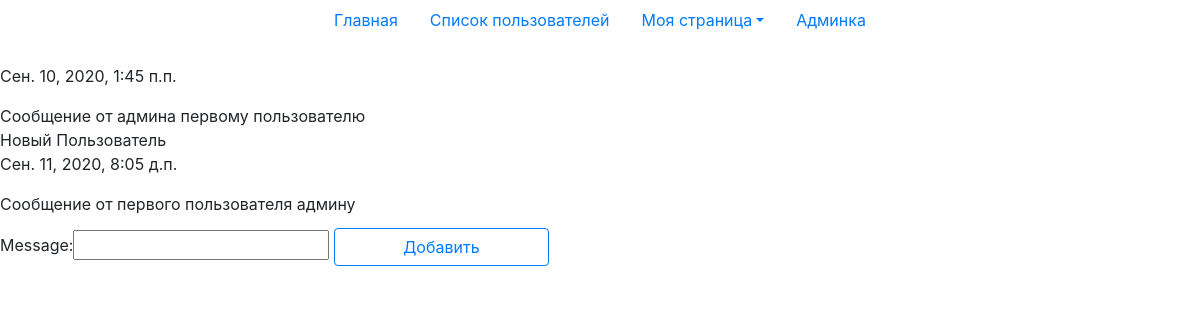
/chat/user-one/ (signed in), run on the app's committed database.
### chat/models.py (models this page shows, shortened)
class Message(models.Model):
    author = models.ForeignKey(User, verbose_name="Отправитель", on_delete=models.CASCADE)
    recipient = models.ForeignKey(User, related_name='received_messages', verbose_name="Получатель", on_delete=models.CASCADE)
    message = models.TextField("Сообщение")
    pub_date = models.DateTimeField('Дата сообщения', default=timezone.now)
    is_readed = models.BooleanField('Прочитано', default=False)
    class Meta:
        verbose_name = u'Сообщение'
        verbose_name_plural = u'Сообщения'

### accounts/models.py (models this page shows, shortened)
class Profile(models.Model):
    user = models.OneToOneField(User, on_delete=models.CASCADE, editable=False)
    first_name = models.CharField(max_length=30, verbose_name='Имя', default='Новый')
    last_name = models.CharField(max_length=30, verbose_name='Фамилия', default='Пользователь')
    position = models.CharField(max_length=100, verbose_name='Должность', default='Должность сотрудника')
    email = models.EmailField(max_length=100, verbose_name='Почта', default='Почта')
    number_phone = models.CharField(max_length=12, verbose_name='Номер телефона', default='Номер телефона')
    slug = models.SlugField(verbose_name="URL адрес", unique=True, blank=True, null=True, default='{}')
    bio = models.TextField(max_length=500, blank=True, verbose_name='Информация о человеке')
    birth_date = models.DateField(null=True, blank=True, verbose_name='Дата рождения')
    image = models.ImageField(null=True, blank=True, upload_to="image_profil", verbose_name='Фото профиля', default='default_photo')
    class Meta:
        verbose_name = u'Данные пользователя'
        verbose_name_plural = u'Данные пользователей'

### chat/views.py (the view)
# urls.py: path('<str:slug>/', views.private_chat, name='private_chat_url'),
def private_chat(request, slug):
    user_profile = get_object_or_404(Profile, slug__iexact=slug)
    body_chat = Message.objects.order_by('pk').filter(Q(author=request.user, recipient=user_profile.user) |
                                                      Q(author=user_profile.user, recipient=request.user))
    if request.method == 'POST':
        message_form = MessageForm(request.POST)
        if message_form.is_valid():
            message_form.instance.author = request.user
            message_form.instance.recipient = user_profile.user
            message_form.save()
            for_redirect = '/chat/{}'.format(user_profile.slug)
            return redirect(for_redirect)
        else:
            HttpResponseNotFound("<h2>Введены неверные данные</h2>")
    else:
        message_form = MessageForm()
    return render(request, 'chat/private_chat.html', {
                                                      'body_chat': body_chat,
                                                      'message_form': message_form,
                                                      })

### chat/forms.py
class MessageForm(forms.ModelForm):
    message = forms.CharField()
    class Meta:
        model = Message
        fields = ('message',)

### chat/templates/chat/private_chat.html (shortened to what this page needs)
{% extends 'home/base.html' %}
{% load static %}
{% block content %}
{% for chat in body_chat %}
    <p>{{ chat.author.profile.first_name }} {{ chat.author.profile.last_name }}</br> {{ chat.pub_date }}</p>
    {{ chat.message }}</br>
{% endfor %}
<form method="post">
    {{ message_form }}
    <button type="submit" style="margin-top:1%; margin-bottom:1%; width:215px;" class="btn btn-outline-primary">Добавить</button>
{% endblock %}

### data on the page
Message: pub_date "Сен. 10, 2020, 1:45 п.п.", message "Сообщение от админа первому пользователю"
Message: author.profile.first_name "Новый", author.profile.last_name "Пользователь", pub_date "Сен. 11, 2020, 8:05 д.п.", message "Сообщение от первого пользователя админу"
